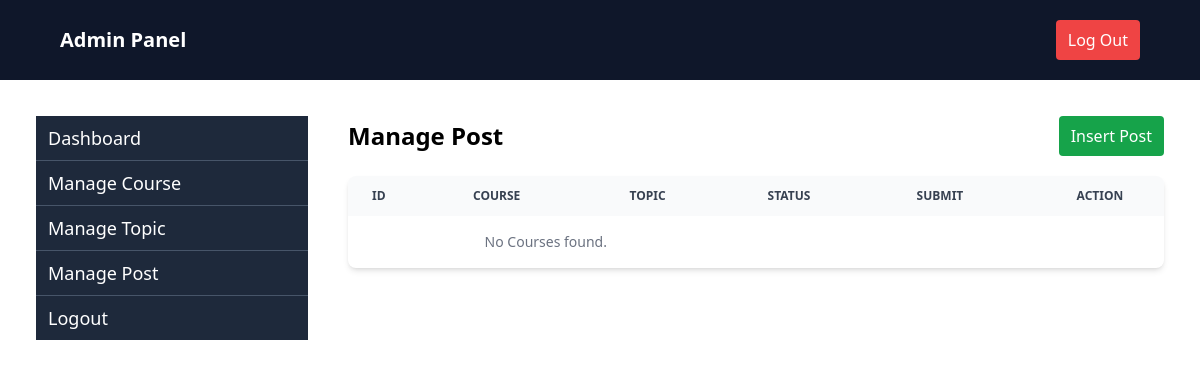
/managepost/ (signed in), run on an earlier commit of the app's database.
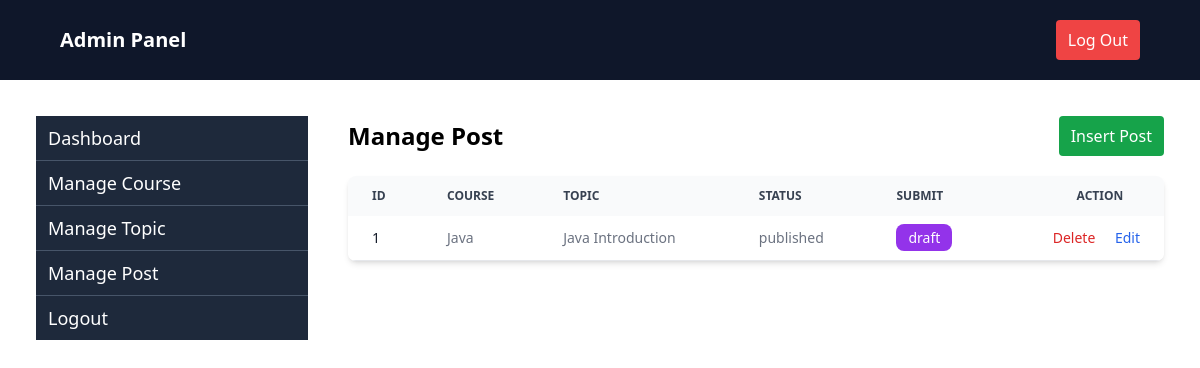
And on a later commit of the database.
### tutorial/models.py (models this page shows, shortened)
class Content(models.Model):
    STATUS_CHOICES = (
        ('draft', 'Draft'),
        ('published', 'Published'),
    )
    course = models.ForeignKey(Course, on_delete=models.CASCADE, null=True, blank=True, related_name='contents')
    topic = models.ForeignKey(Topic, on_delete=models.CASCADE, null=True, blank=True, related_name='contents')
    title = models.CharField(max_length=200)
    slug = models.SlugField(blank=True, null=True)
    content = models.TextField()
    status = models.CharField(max_length=10, choices=STATUS_CHOICES, default='draft')
    author = models.ForeignKey(User, on_delete=models.CASCADE, null=True, blank=True)

class Course(models.Model):
    name = models.CharField(max_length=200)
    slug = models.SlugField(blank=True, null=True)
    description = models.TextField(blank=True, null=True)
    image = models.ImageField(upload_to="media/", blank=True, null=True)
    created_at = models.DateTimeField(auto_now_add=True)
    user = models.ForeignKey(User, on_delete=models.CASCADE, null=True, blank=True)

class Topic(models.Model):
    course = models.ForeignKey(Course, on_delete=models.CASCADE, null=True, blank=True, related_name='topics')
    slug = models.SlugField(blank=True, null=True)
    topic_name = models.CharField(max_length=200)
    description = models.TextField()

### tutorial/admin_views.py (the view)
# urls.py: path('managepost/',managePost, name="managepost" ),
@admin_required
def managePost(request):
    posts = Content.objects.select_related('course').select_related('topic').all()
    return render(request, "admin/managepost.html", {'posts':posts})

### tutorial/templates/admin/managepost.html
{% extends "admin/adminbase.html" %}
{% block content %}
<div class="flex flex-1 justify-between items-center">
    <h2 class="text-2xl font-semibold ">Manage Post </h2>
    <a href="{% url 'insertcontent' %}" class="text-white bg-green-600 px-3 py-2 rounded">Insert Post</a>
</div>
<div class="relative overflow-x-auto shadow-md sm:rounded-lg mt-5">
    <table class="w-full text-sm text-left rtl:text-right text-gray-500 dark:text-gray-400">
        <thead class="text-xs text-gray-700 uppercase bg-gray-50 dark:bg-gray-700 dark:text-gray-400">
            <tr>
                <th scope="col" class="px-6 py-3">
                    Id
                </th>
                <th scope="col" class="px-6 py-3">Course</th>
                <th scope="col" class="px-6 py-3">Topic</th>
                <th scope="col" class="px-6 py-3">Status</th>
                <th scope="col" class="px-6 py-3">Submit</th>
                <th scope="col" class="px-6 py-3 text-right pr-[5%]">
                    Action
                </th>
            </tr>
        </thead>
        <tbody>
            {% for post in posts %}
            <tr class="bg-white border-b dark:bg-gray-800 dark:border-gray-700 hover:bg-gray-50 dark:hover:bg-gray-600">
                <th scope="row" class="px-6 py-3 font-medium text-gray-900 whitespace-nowrap dark:text-white">
                    {{ post.id }}
                </th>
                <td class="px-6 py-3 text-sm">{{post.course.name}}</td>
                <td class="px-6 py-3 text-sm">{{post.topic.topic_name}}</td>
                <td class="px-6 py-3 text-sm ">{{ post.status }}</td>
                <td class="px-6 py-3 text-sm ">
                    {% if post.status == 'draft' %}
                    <a href="{% url 'publishedpost' post.id %}"
                        class="font-medium text-white bg-blue-600 rounded-lg py-1 px-3 hover:underline">Published</a>
                    {% else %}
                    <a href="{% url 'publishedpost' post.id %}"
                        class="font-medium text-white bg-purple-600 rounded-lg py-1 px-3 hover:underline">draft</a>
                    {% endif %}
                </td>
                <td class="px-6 py-3 text-right space-x-4">
                    <a href="{% url 'deletecontent' post.id %}"
                        class="font-medium text-red-600 dark:text-red-500 hover:underline">Delete</a>
                    <a href="{% url 'editcontent' post.id %}"
                        class="font-medium text-blue-600 dark:text-blue-500 hover:underline">Edit</a>
                </td>
            </tr>
            {% empty %}
            <tr>
                <td colspan="3" class="px-6 py-4 text-center text-gray-500 dark:text-gray-400">
                    No Courses found.
                </td>
            </tr>
            {% endfor %}
        </tbody>
    </table>
</div>
{% endblock %}

What changed in the data, as far as the page shows it:
added Content: id "1", course.name "Java", topic.topic_name "Java Introduction", status "published", shows "draft"
Also different on the page:
text no longer shown: "No Courses found."
